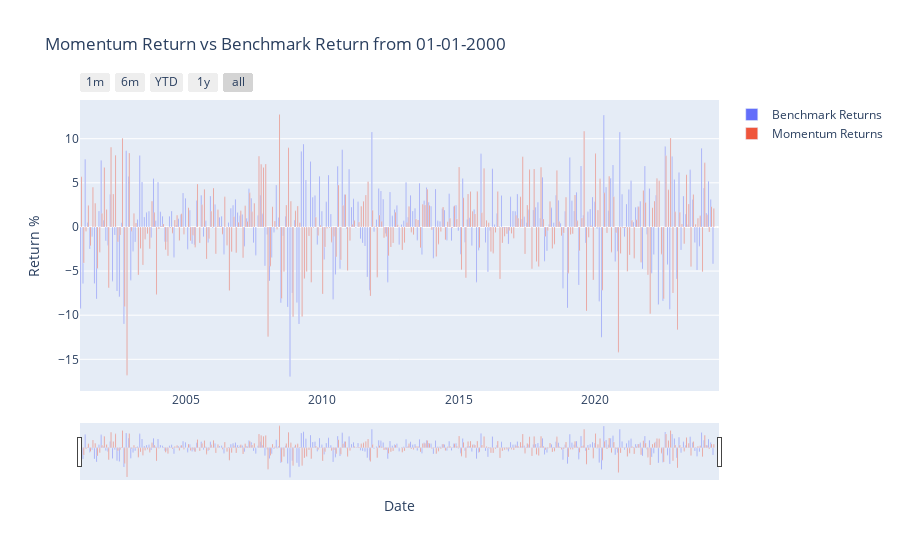

Here is the notebook cell this chart was saved with:
### Code cell
# Create a Plotly figure
fig = go.Figure()

# Add the benchmark returns bar trace
fig.add_trace(
    go.Bar(
        x=gains.index,
        y=gains.values,
        name='Benchmark Returns'
    )
)

# Add the momentum returns bar trace
fig.add_trace(
    go.Bar(
        x=total_returns_df.index,
        y=total_returns_df['Total Returns'],
        name='Momentum Returns'
    )
)

# Update the layout to include a range slider
fig.update_layout(
    title='Momentum Return vs Benchmark Return from 01-01-2000',
    xaxis_title='Date',
    yaxis_title='Return %',
    barmode='group',
    xaxis=dict(
        rangeselector=dict(
            buttons=list([
                dict(count=1, label="1m", step="month", stepmode="backward"),
                dict(count=6, label="6m", step="month", stepmode="backward"),
                dict(count=1, label="YTD", step="year", stepmode="todate"),
                dict(count=1, label="1y", step="year", stepmode="backward"),
                dict(step="all")
            ])
        ),
        rangeslider=dict(
            visible=True
        ),
        type="date"
    )
)

# Show the plot
fig.show()

### Figure 1 — Plotly figure (JSON) as saved in the notebook; plotly's stock layout.template omitted (floating-point values rounded to 4 significant figures; data arrays with more than 128 entries replaced by an {"elided": "..."} marker saying what was removed)
{"data": [{"name": "Benchmark Returns", "type": "bar", "x": {"elided": "279 str values"}, "y": {"elided": "279 float values"}}, {"name": "Momentum Returns", "type": "bar", "x": {"elided": "281 str values"}, "y": {"elided": "281 float values"}}], "layout": {"barmode": "group", "title": {"text": "Momentum Return vs Benchmark Return from 01-01-2000"}, "xaxis": {"rangeselector": {"buttons": [{"count": 1, "label": "1m", "step": "month", "stepmode": "backward"}, {"count": 6, "label": "6m", "step": "month", "stepmode": "backward"}, {"count": 1, "label": "YTD", "step": "year", "stepmode": "todate"}, {"count": 1, "label": "1y", "step": "year", "stepmode": "backward"}, {"step": "all"}]}, "rangeslider": {"visible": true}, "title": {"text": "Date"}, "type": "date"}, "yaxis": {"title": {"text": "Return %"}}}}
